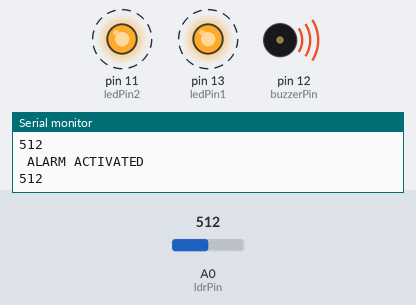
This sketch was run on a simulated Arduino Uno, built with avr-gcc and run on an emulated ATmega328P. On the bench: output pins drawn as LEDs (lit = HIGH), buzzer (waves = sounding), the last lines printed to the serial monitor. Dashed ring = blinking. The inputs (shaded band) are chosen by the test bench; at power-on: A0 (ldrPin) = 512.

Above: at 1.25 s.
1.3 s: A0 (ldrPin) set to 314
4.3 s: A0 (ldrPin) set to 285
At 4.7 s:
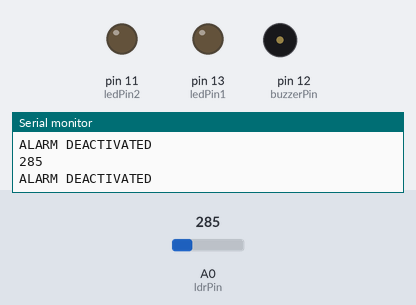
5.9 s: A0 (ldrPin) set to 306
At 6.16 s:
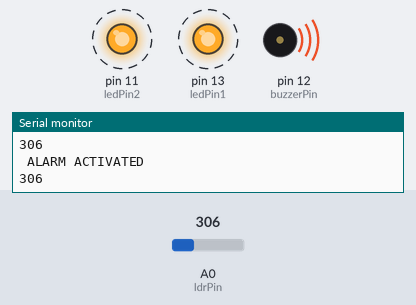
Timing chart, 0 to 14.9 s (numbered marks = the images above; inputs shaded):
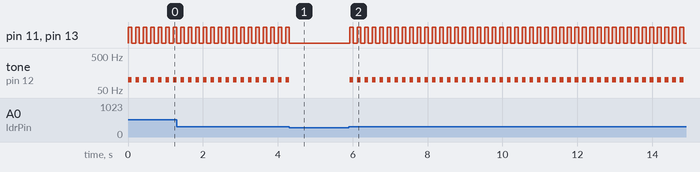

The sketch:

Schaltung_1.ino
```cpp
const int ledPin1 = 13;
const int ledPin2 = 11;

const int buzzerPin = 12;

const int ldrPin = A0;

void setup () {

Serial.begin(9600);

pinMode(ledPin1, OUTPUT);
pinMode(ledPin2, OUTPUT);

pinMode(buzzerPin, OUTPUT);

pinMode(ldrPin, INPUT);

}

void loop() {

int ldrStatus = analogRead(ldrPin);
Serial.println(ldrStatus);

if (ldrStatus > 300) {

tone(buzzerPin, 100);

digitalWrite(ledPin1, HIGH);
digitalWrite(ledPin2, HIGH);

delay(100);

noTone(buzzerPin);

digitalWrite(ledPin1, LOW);
digitalWrite(ledPin2, LOW);

delay(100);

Serial.println(" ALARM ACTIVATED ");

}

else {

noTone(buzzerPin);

digitalWrite(ledPin1, LOW);
digitalWrite(ledPin2, LOW);

Serial.println("ALARM DEACTIVATED");

}

}
```

Measured:
- the behaviour switches between 301 and 300 on A0 (ldrPin) (found by bisection; images 0 and 1)
- after the input at 4.3 s, pin 11 (ledPin2), pin 13 (ledPin1): goes on until 4.3 s, then stays LOW; tone on pin 12 (buzzerPin): goes on until 4.3 s, then stays silent
- after the input at 5.9 s, pin 11 (ledPin2), pin 13 (ledPin1): alternates HIGH for 0.10 s and LOW for 0.10 s, starting at once; tone on pin 12 (buzzerPin): alternates 100 Hz for 0.10 s and silent for 0.10 s, starting at once
- by itself, pin 11 (ledPin2), pin 13 (ledPin1): alternates HIGH for 0.10 s and LOW for 0.10 s
- by itself, tone on pin 12 (buzzerPin): alternates 100 Hz for 0.10 s and silent for 0.10 s
